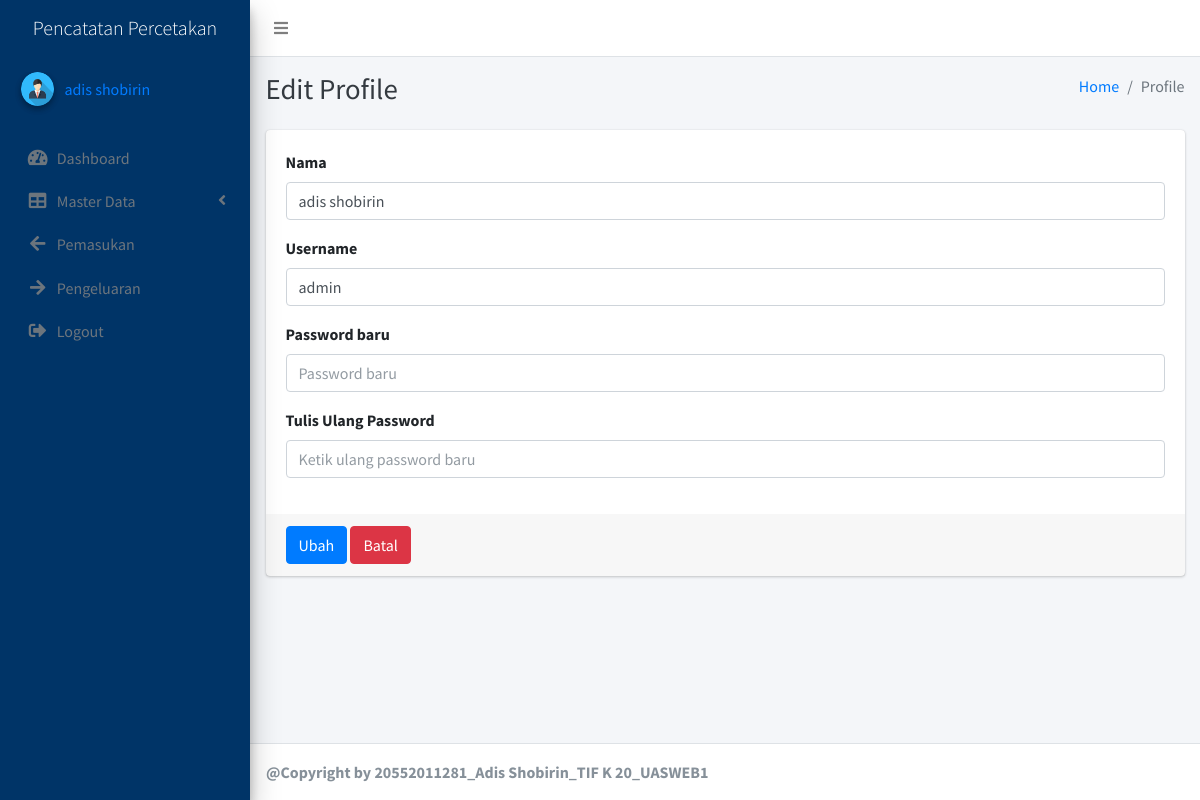
Screenshot of /pages/profile/profile.php (signed in) with the database file from the repository.
### tables this page shows
CREATE TABLE `pengguna` (
  `id` int(11) NOT NULL,
  `nama_lengkap` varchar(150) NOT NULL,
  `username` varchar(100) NOT NULL,
  `password` varchar(100) NOT NULL
);

### pages/profile/profile.php (the view, shortened to what this page needs)
<?php
include('../../connectDB.php');
if ($_SESSION['session']) {
    $id = $_SESSION['session'];
    $sql = mysqli_query($connect, "SELECT * FROM pengguna WHERE id='$id'");
    $data = mysqli_fetch_assoc($sql);
}
?>
<!DOCTYPE html>
<html>
<head>
    <link rel="stylesheet" href="../../plugins/fontawesome-free/css/all.min.css">
    <link rel="stylesheet" href="https://code.ionicframework.com/ionicons/2.0.1/css/ionicons.min.css">
    <link rel="stylesheet" href="../../plugins/tempusdominus-bootstrap-4/css/tempusdominus-bootstrap-4.min.css">
    <link rel="stylesheet" href="../../dist/css/adminlte.min.css">
</head>
<body class="hold-transition sidebar-mini layout-fixed">
    <div class="wrapper">
        <nav class="main-header navbar navbar-expand navbar-white navbar-light">
            <ul class="navbar-nav">
                <li class="nav-item">
                    <a class="nav-link" data-widget="pushmenu" href="#" role="button"><i class="fas fa-bars"></i></a>
                </li>
            </ul>
        </nav>
        <aside class="main-sidebar elevation-4" style="background-color: #003467;">
            <a href="../../index.php" class="brand-link text-center text-white">
                <span class="brand-text font-weight-light">Pencatatan Percetakan</span>
            </a>
            <div class="sidebar">
                <div class="user-panel mt-3 pb-3 mb-3 d-flex">
                    <div class="image">
                        <img src="../../dist/img/user.png" class="img-circle elevation-2" alt="User Image">
                    </div>
                    <div class="info">
                        <a href="../profile/profile.php" class="d-block">
                            <?php echo $data['nama_lengkap']; ?>
                        </a>
                    </div>
                </div>
                <nav class="mt-2">
                    <ul class="nav nav-pills nav-sidebar flex-column" data-widget="treeview" role="menu"
                        data-accordion="false">
                        <li class="nav-item">
                            <a href="../../index.php" class="nav-link">
                                <i class="nav-icon fas fa-tachometer-alt"></i>
                                <p>
                                    Dashboard
                                </p>
                            </a>
                        </li>
                        <li class="nav-item has-treeview">
                            <a href="#" class="nav-link">
                                <i class="nav-icon fas fa-table"></i>
                                <p>
                                    Master Data
                                    <i class="fas fa-angle-left right"></i>
                                </p>
                            </a>
                        </li>
                        <li class="nav-item">
                            <a href="../pemasukan/pemasukan.php" class="nav-link">
                                <i class="nav-icon fas fa-arrow-left"></i>
                                <p>
                                    Pemasukan
                                </p>
                            </a>
                        </li>
                        <li class="nav-item">
                            <a href="../pengeluaran/pengeluaran.php" class="nav-link">
                                <i class="nav-icon fas fa-arrow-right"></i>
                                <p>
                                    Pengeluaran
                                </p>
                            </a>
                        </li>
                        <li class="nav-item">
                            <a href="../login/logout.php" class="nav-link">
                                <i class="nav-icon fas fa-sign-out-alt"></i>
                                <p>
                                    Logout
                                </p>
                            </a>
                        </li>
                    </ul>
                </nav>
            </div>
        </aside>
        <div class="content-wrapper">
            <div class="content-header">
                <div class="container-fluid">
                    <div class="row mb-2">
                        <div class="col-sm-6">
                            <h1 class="m-0 text-dark">Edit Profile</h1>
                        </div>
                        <div class="col-sm-6">
                            <ol class="breadcrumb float-sm-right">
                                <li class="breadcrumb-item"><a href="#">Home</a></li>
                                <li class="breadcrumb-item active">Profile</li>
                            </ol>
                        </div>
                    </div>
                </div>
            </div>
            <section class="content">
                <div class="container-fluid">
                    <div class="row">
                        <div class="col-12">
                            <div class="card">
                                <form role="form" method="POST" enctype="multipart/form-data">
                                    <div class="card-body">
                                        <div class="form-group">
                                            <label>Nama</label>
                                            <input type="text" class="form-control" name="nama" required
                                                placeholder="Nama Lengkap" value="<?php echo $data['nama_lengkap'] ?>">
                                        </div>
                                        <div class="form-group">
                                            <label>Username</label>
                                            <input type="text" class="form-control" name="username" required
                                                placeholder="Username" value="<?php echo $data['username'] ?>">
                                        </div>
                                        <div class="form-group">
                                            <label>Password baru</label>
                                            <input type="password" class="form-control" name="password"
                                                placeholder="Password baru">
                                        </div>
                                        <div class="form-group">
                                            <label>Tulis Ulang Password</label>
                                            <input type="password" class="form-control" name="repassword"
                                                placeholder="Ketik ulang password baru">
                                        </div>
                                    </div>
                                    <div class="card-footer">
                                        <input type="submit" class="btn btn-primary" name="update_data" value="Ubah">
                                        <a href="../../index.php" class="btn btn-danger">Batal</a>
                                    </div>
                                </form>
                            </div>
                        </div>
                    </div>
                </div>
            </section>
        </div>
        <footer class="main-footer">
                  <strong>@Copyright by 20552011281_Adis Shobirin_TIF K 20_UASWEB1</strong>
        </footer>
    </div>
</body>
</html>

### rows the page displays
pengguna: nama_lengkap "adis shobirin", nama "adis shobirin", username "admin"
